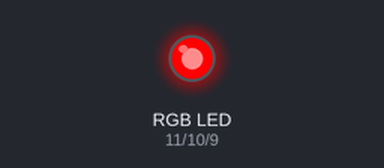
Simulated run of this sketch. Board: Arduino Uno, built with avr-gcc and run on an emulated ATmega328P. Shown: an RGB LED mixed from three pins (HIGH = lit). Dim RGB values are drawn brighter than linear.

Above: at 0.05 s.
At 1.25 s:
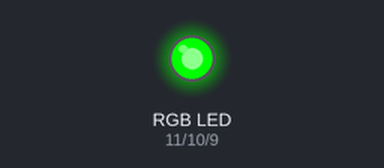
At 2.5 s:
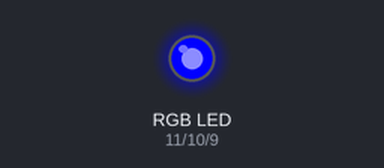
At 3.75 s:
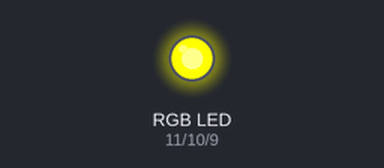
At 5.0 s:
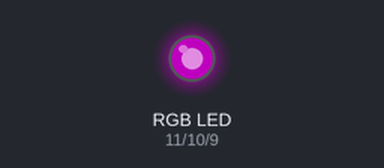
Timing chart, 0 to 6.5 s (numbered marks = the images above):
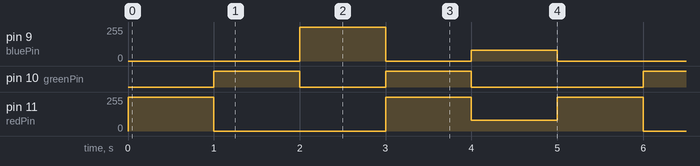

The sketch:

TP1.2.ino
```cpp
const int redPin = 11; // Utilisation du pin 11 pour la couleur rouge
const int greenPin = 10; // Utilisation du pin 10 pour la couleur verte
const int bluePin = 9; // Utilisation du pin 9 pour la couleur bleu

void setup()
{
	// Initialisation des pins comme sortie
	pinMode(redPin, OUTPUT);
	pinMode(greenPin, OUTPUT);
	pinMode(bluePin, OUTPUT);
}

void loop()
{
	setColor(255, 0, 0);  // Affiche du rouge pendant une seconde
	delay(1000);
	setColor(0, 255, 0);  // Affiche du vert pendant une seconde
	delay(1000);
	setColor(0, 0, 255);  // Affiche du bleu pendant une seconde
	delay(1000);
	setColor(255, 255, 0);  // Affiche du jaune pendant une seconde
	delay(1000);
	setColor(80, 0, 80);  // Affiche du mauve pendant une seconde
	delay(1000);
}

void setColor(int red, int green, int blue)
{
	// A decommenter si la led est a anode commune
	/*
	   red = 255 - red;
	   green = 255 - green;
	   blue = 255 - blue;
	 */
	analogWrite(redPin, red);
	analogWrite(greenPin, green);
	analogWrite(bluePin, blue);
}
```

Measured:
- by itself, pin 9 (bluePin): repeats every 5.0 s: 0/255 1.0 s, 80/255 1.0 s, 0/255 2.0 s, 255/255 1.0 s
- by itself, pin 10 (greenPin): repeats every 5.0 s: LOW 1.0 s, HIGH 1.0 s, LOW 2.0 s, HIGH 1.0 s
- by itself, pin 11 (redPin): repeats every 5.0 s: 0/255 2.0 s, 255/255 1.0 s, 80/255 1.0 s, 255/255 1.0 s
